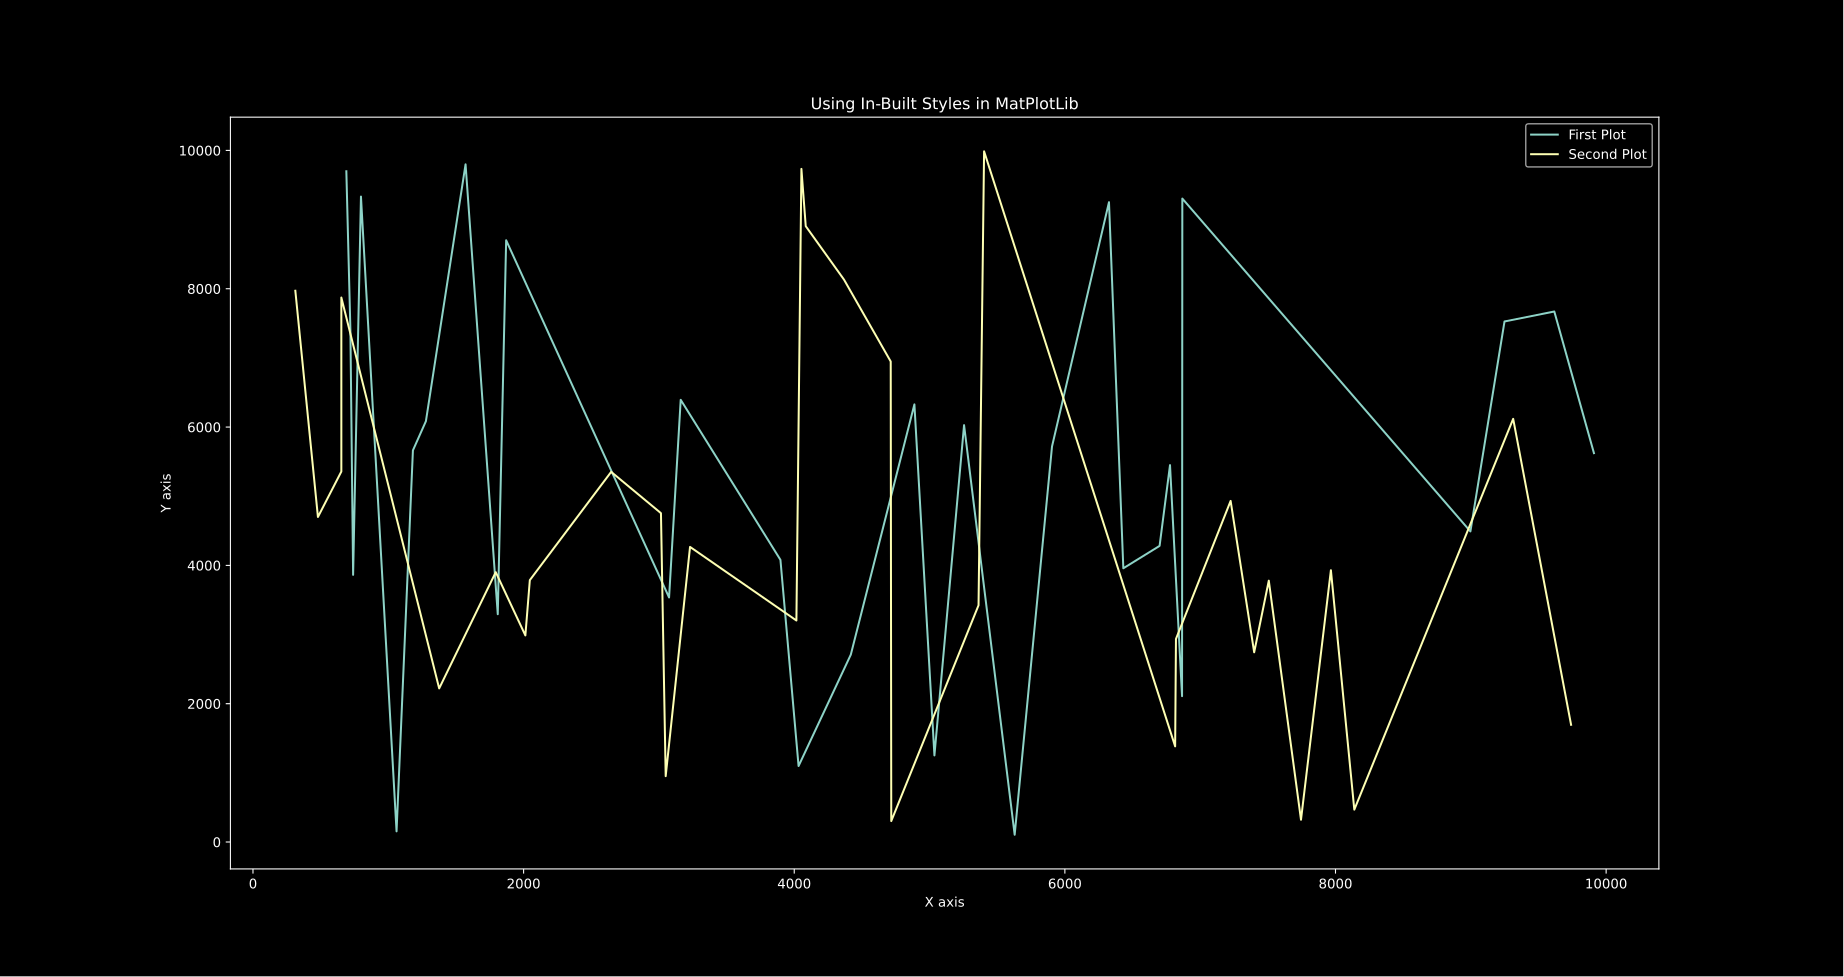

This figure's Python source:
# Date 18-06-2021

import matplotlib.pyplot as plt
import numpy as np

x1 = np.array([6326, 1061, 5255, 9910, 4032, 5036, 1182, 6432, 8997, 3161, 9249,
               1871, 6866, 6700,  798, 5905,  690, 1571,  740,  720, 5629, 3075,
               6868, 4888, 4418, 1278, 9617, 6777, 1809, 3898])
y1 = np.array([9699, 7403, 3863, 9333,  154, 5663, 6085, 9799, 3294, 8701, 3536,
               6394, 4080, 1099, 2709, 6328, 1252, 6028,  105, 5719, 9252, 3958,
               4282, 5450, 2109, 9304, 4491, 7527, 7671, 5623])

x2 = np.array([313, 2647, 7225, 2046, 4713, 6821, 8139, 3050, 2013, 3015, 6815,
               4368, 3230, 7745, 7966, 4053, 4717, 4016, 1376,  653, 4085,  480,
               7399, 5362,  653, 1794, 7507, 5403, 9313, 9741])
y2 = np.array([7971, 4700, 5357, 7873, 2221, 3902, 2987, 3787, 5352, 4755,  952,
               4267, 3203, 9733, 8905, 8131, 6948,  303, 3423, 9987, 1383, 2936,
               4932, 2743, 3779,  322, 3930,  468, 6119, 1695])


x1.sort()
x2.sort()

plt.style.use('dark_background')
plt.plot(x1, y1, label='First Plot')
plt.plot(x2, y2, label='Second Plot')
plt.xlabel('X axis')
plt.ylabel('Y axis')
plt.title('Using In-Built Styles in MatPlotLib')
plt.legend()
plt.show()
